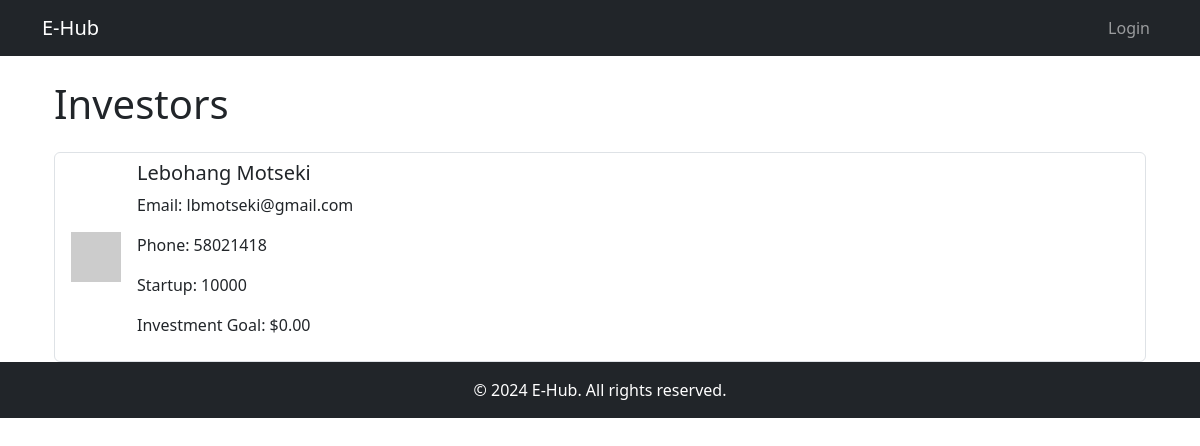
/investors/, run on an earlier commit of the app's database.
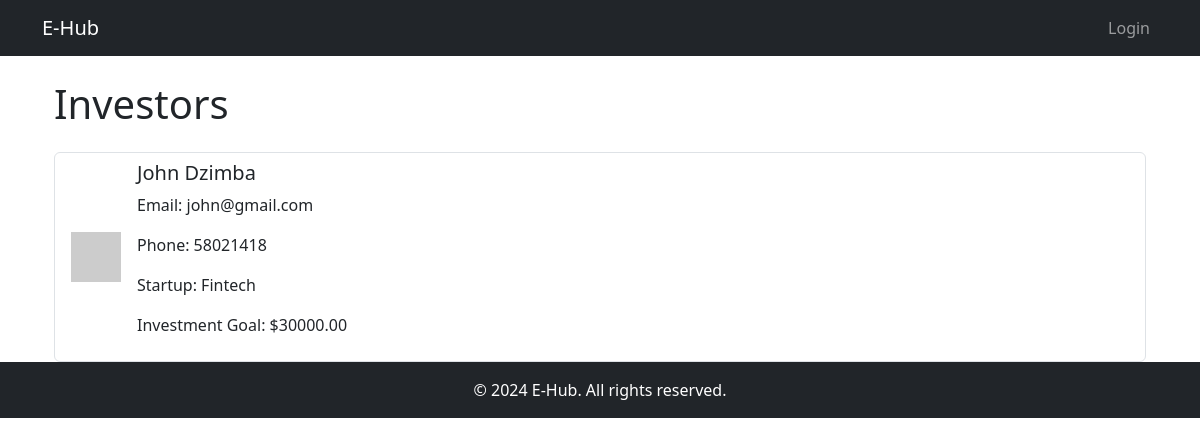
And on a later commit of the database.
### myapp/models.py (models this page shows, shortened)
class Investor(models.Model):
    user = models.OneToOneField(settings.AUTH_USER_MODEL, on_delete=models.CASCADE, related_name="investor")
    first_name = models.CharField(max_length=100)
    last_name = models.CharField(max_length=100)
    email = models.EmailField(unique=True)
    phone_number = models.CharField(max_length=15, blank=True, null=True)
    startup_name = models.CharField(max_length=200)
    investment_goal = models.DecimalField(max_digits=10, decimal_places=2)
    date_joined = models.DateTimeField(auto_now_add=True)
    image = models.ImageField(upload_to='investor_images/', blank=True, null=True)
    funding_applications = models.ManyToManyField(
        'FundingApplication', related_name="interested_in_investors", blank=True
    )
    funding_opportunities = models.ManyToManyField(
        'FundingRequest', related_name="interested_investors_set", blank=True
    )

### myapp/views.py (the view)
# urls.py: path('investors/', views.investor_list, name='investor_list'),
def investor_list(request):
    investors = Investor.objects.all()  # Get all investors from the database
    if request.headers.get('X-Requested-With') == 'XMLHttpRequest':
        return render(request, 'dashboard/investor_list_partial.html', {'investors': investors})
    return render(request, 'dashboard//investor_list.html', {'investors': investors})

### myapp/templates/dashboard/investor_list.html
{% extends "base_generic.html" %}
{% block content %}
<div class="container">
    <h1 class="my-4">Investors</h1>
    <div class="list-group">
        {% for investor in investors %}
            <div class="list-group-item">
                <div class="d-flex align-items-center">
                    {% if investor.image %}
                        <img src="{{ investor.image.url }}" alt="{{ investor.first_name }} {{ investor.last_name }}" class="me-3" style="width: 50px; height: 50px; object-fit: cover;">
                    {% else %}
                        <img src="https://via.placeholder.com/50" alt="No Image" class="me-3">
                    {% endif %}
                    <div>
                        <h5>{{ investor.first_name }} {{ investor.last_name }}</h5>
                        <p>Email: {{ investor.email }}</p>
                        <p>Phone: {{ investor.phone_number }}</p>
                        <p>Startup: {{ investor.startup_name }}</p>
                        <p>Investment Goal: ${{ investor.investment_goal|floatformat:2 }}</p>
                    </div>
                </div>
            </div>
        {% empty %}
            <p>No investors found.</p>
        {% endfor %}
    </div>
</div>
{% endblock %}

### myapp/templates/base_generic.html (shortened to what this page needs)
<!DOCTYPE html>
<html lang="en">
<head>
    <link href="https://cdn.jsdelivr.net/npm/bootstrap@5.3.0-alpha1/dist/css/bootstrap.min.css" rel="stylesheet">
</head>
<body>
    <nav class="navbar navbar-expand-lg navbar-dark bg-dark">
        <div class="container">
            <a class="navbar-brand" href="{% url 'myapp:dashboard' %}">E-Hub</a>
            <ul class="navbar-nav ms-auto">
                {% if user.is_authenticated %}
                    <form action="{% url 'myapp:logout' %}" method="POST" style="display: inline;">
                        {% csrf_token %}
                        <button type="submit" class="btn btn-link nav-link">Logout</button>
                    </form>
                {% else %}
                    <li class="nav-item">
                        <a class="nav-link" href="{% url 'myapp:login' %}">Login</a>
                    </li>
                {% endif %}
            </ul>
        </div>
    </nav>
    <div class="container mt-4">
        {% block content %}{% endblock %}
    </div>
    <footer class="bg-dark text-white text-center py-3">
        &copy; 2024 E-Hub. All rights reserved.
    </footer>
</body>
</html>

What changed in the data, as far as the page shows it:
changed Investor: first_name "Lebohang" → "John"; last_name "Motseki" → "Dzimba"; email "lbmotseki@gmail.com" → "john@gmail.com"; startup_name "10000" → "Fintech"; investment_goal "0.00" → "30000.00"
